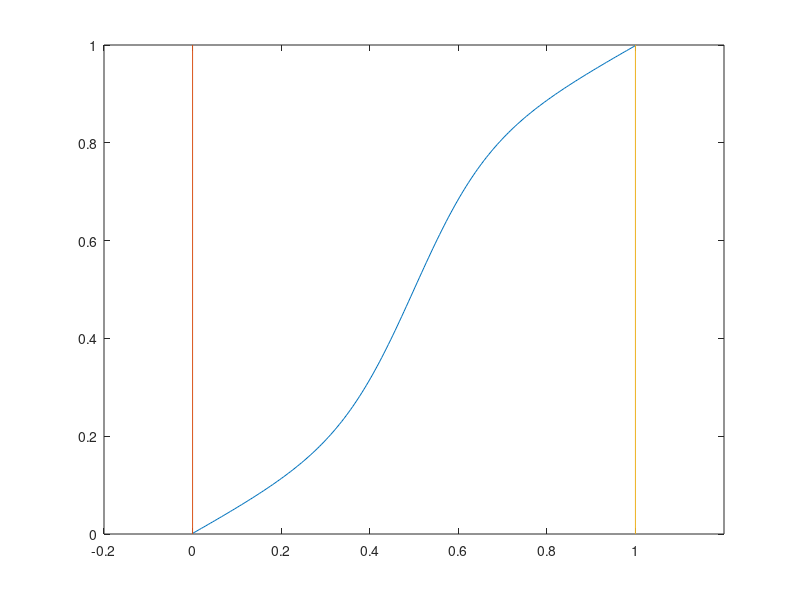

This figure's MATLAB source:
%% sigmoid test
close all;
xs = linspace(0, 1, 200);

% https://en.wikipedia.org/wiki/Logistic_function
x0 = 0.5; % x0 = x-value of sigmoids midpoint
k = 12; % k = steepness of the curve, 12 seesm to give a good result
lin = 0.5; % linearity vs sigmoidality

sigs = 1.0 ./(1.0 + exp(-k.*(xs - x0)));
activation = (1-lin) .* sigs +  lin .* xs;
plot(xs, activation); hold on
plot([0 0], [0 1]);
plot([1 1], [0 1]); hold off
xlim([-0.2, 1.2])